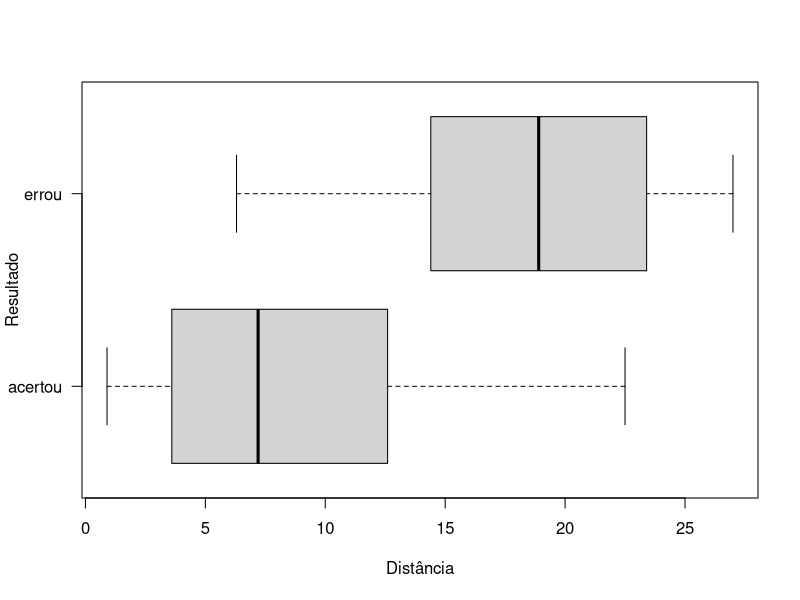

Write the R code that produced this figure.
# Boxplot na horizontal no R
# Aprendendo e Ensinando R para Análise de dados
# Prof Marcos Vital, UFAL
# Dezembro de 2025
# Conteúdo com licença CC BY 4.0
# https://marcosvital.github.io/Aprendendo-R/

# Vamos ler o arquivo de dados.
# Confira se ele está na pasta do projeto!

dados <- read.csv ("basquete.csv", stringsAsFactors = T)

# Resumo dos dados:
summary (dados)

# Criando o boxplot na horizontal:
boxplot (dados$Distancia ~ dados$Resultado, horizontal = T, las = 1, xlab = "Distância", ylab = "Resultado")
